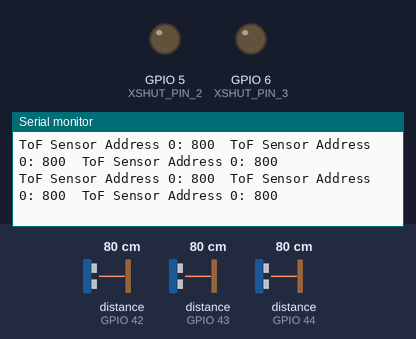
Bench run of a sketch on a simulated ESP32. On the bench: output pins drawn as LEDs (lit = HIGH), the last lines printed to the serial monitor. The test bench sets the inputs (shaded band); at power-on: distance to the obstacle (sensors on GPIO 42, GPIO 43, GPIO 44) 80 cm.

Above: at 1.2 s.
1.3 s: distance to the obstacle (sensor on GPIO 42) set to 2 cm
At 1.34 s:
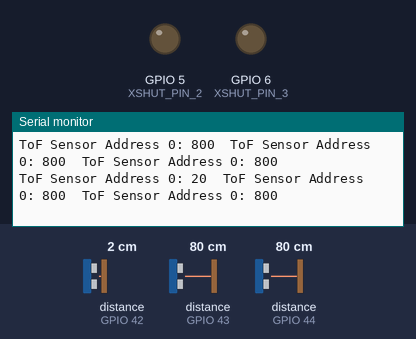
4.3 s: distance to the obstacle (sensor on GPIO 43) set to 2 cm
At 4.34 s:
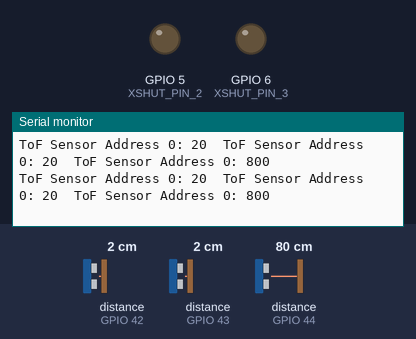
5.8 s: distance to the obstacle (sensor on GPIO 44) set to 2 cm
At 5.84 s:
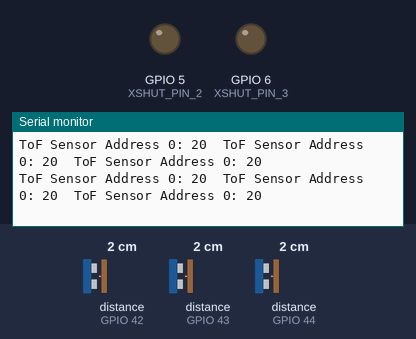
7.3 s: distance to the obstacle (sensor on GPIO 42) set to 4 cm
At 7.34 s:
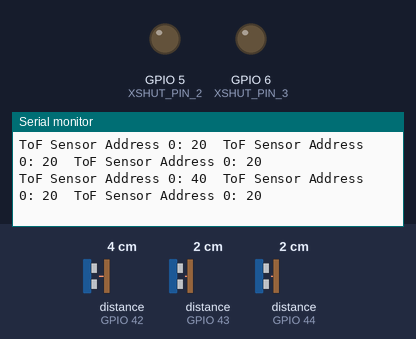
8.8 s: distance to the obstacle (sensor on GPIO 43) set to 4 cm
At 8.84 s:
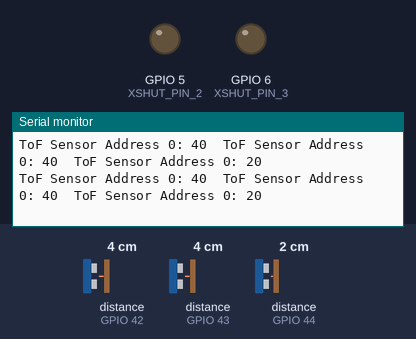
10.3 s: distance to the obstacle (sensor on GPIO 44) set to 4 cm
At 12.75 s:
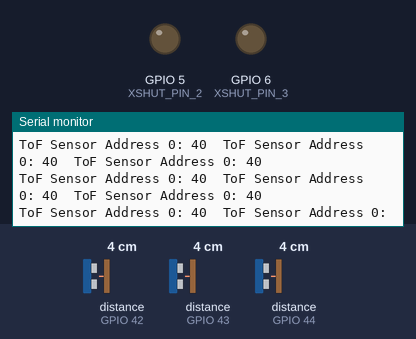
Timing chart, 0 to 12.8 s (numbered marks = the images above; inputs shaded):
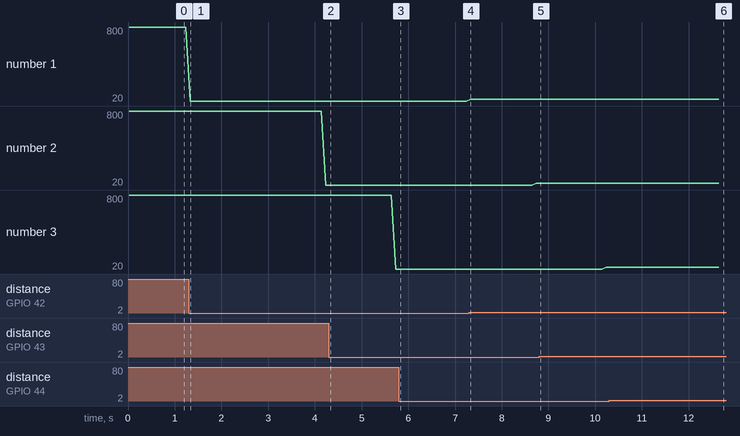

Measured:
- after the input at 1.3 s, the serial monitor: prints a new line at once (image 1)
- after the input at 4.3 s, the serial monitor: prints a new line at once (image 2)
- after the input at 5.8 s, the serial monitor: prints a new line at once (image 3)
- after the input at 7.3 s, the serial monitor: prints a new line at once (image 4)
- after the input at 8.8 s, the serial monitor: prints a new line at once (image 5)
- after the input at 10.3 s, the serial monitor: prints a new line at once (image 6)
- plotted number 1: 800 → 20 after the input at 1.3 s, 20 → 40 after the input at 7.3 s
- plotted number 2: 800 → 20 after the input at 1.3 s, 20 → 40 after the input at 7.3 s

The sketch:

ContinuousMultipleSensors_BOAT.ino
```cpp
/*
This example shows how to set up and read multiple VL53L1X sensors connected to
the same I2C bus. Each sensor needs to have its XSHUT pin connected to a
different Arduino pin, and you should change sensorCount and the xshutPins array
below to match your setup.

For more information, see ST's application note AN4846 ("Using multiple VL53L0X
in a single design"). The principles described there apply to the VL53L1X as
well.
*/

// Edited for use with BOAT program
// @author Nicholas Kuipers 20230525

#include <Arduino.h>
//#include <esp32-hal-i2c.h>
#include <Wire.h>
#include <VL53L1X.h>

/**********************************/
/*     Public Variables / Defines */
/**********************************/

#define XSHUT_PIN_1     4
#define XSHUT_PIN_2     5
#define XSHUT_PIN_3     6

// The number of sensors in your system.
const uint8_t sensorCount = 3;

// The Arduino pin connected to the XSHUT pin of each sensor.
const uint8_t xshutPins[sensorCount] = { XSHUT_PIN_1, XSHUT_PIN_2, XSHUT_PIN_3 };
VL53L1X sensors[sensorCount];
uint16_t lastRangeValues[sensorCount];

void setup()
{
  while (!Serial) {}
  Serial.begin(115200);
  Wire.begin();
  Wire.setClock(400000); // use 400 kHz I2C

  //Serial.println("First init passed!");

  // Disable/reset all sensors by driving their XSHUT pins low.
  for (uint8_t i = 0; i < sensorCount; i++)
  {
    pinMode(xshutPins[i], OUTPUT);
    digitalWrite(xshutPins[i], LOW);
  }

  // Enable, initialize, and start each sensor, one by one.
  for (uint8_t i = 0; i < sensorCount; i++)
  {
    // Stop driving this sensor's XSHUT low. This should allow the carrier
    // board to pull it high. (We do NOT want to drive XSHUT high since it is
    // not level shifted.) Then wait a bit for the sensor to start up.
    pinMode(xshutPins[i], INPUT);
    delay(10);

    sensors[i].setTimeout(500);
    if (!sensors[i].init())
    {
      Serial.print("Failed to detect and initialize sensor ");
      Serial.println(i);
      while (1);
    }

    // Each sensor must have its address changed to a unique value other than
    // the default of 0x29 (except for the last one, which could be left at
    // the default). To make it simple, we'll just count up from 0x2A.
    sensors[i].setAddress(0x2A + i);

    /*
    * We want to be in long-distance ranging mode to get the most out of our sensors.
    *   To allow for the system to best operate, the timing budget and continuous ranging
    *   are set to operate at 200ms (5Hz), sufficiently slow enough to allow for sufficient
    *   photon collection.
    */
    sensors[i].setDistanceMode(VL53L1X::Long);
    sensors[i].setMeasurementTimingBudget(200000);
    sensors[i].startContinuous(200);
  }
}

void loop()
{
  // ToF addresses: 2A02 , 2B02 , 2C02
  for (uint8_t i = 0; i < sensorCount; i++)
  {
    int TOF_Address = sensors[i].readReg16Bit(0x0001);
    Serial.print("ToF Sensor Address ");
    Serial.print(TOF_Address); // I2C Slave Address
    Serial.print(": ");
    lastRangeValues[i] = sensors[i].read();
    Serial.print(lastRangeValues[i]);
    if (sensors[i].timeoutOccurred()) { Serial.print(" TIMEOUT"); }
    Serial.print('\t');
  }
  Serial.println();
}
```
